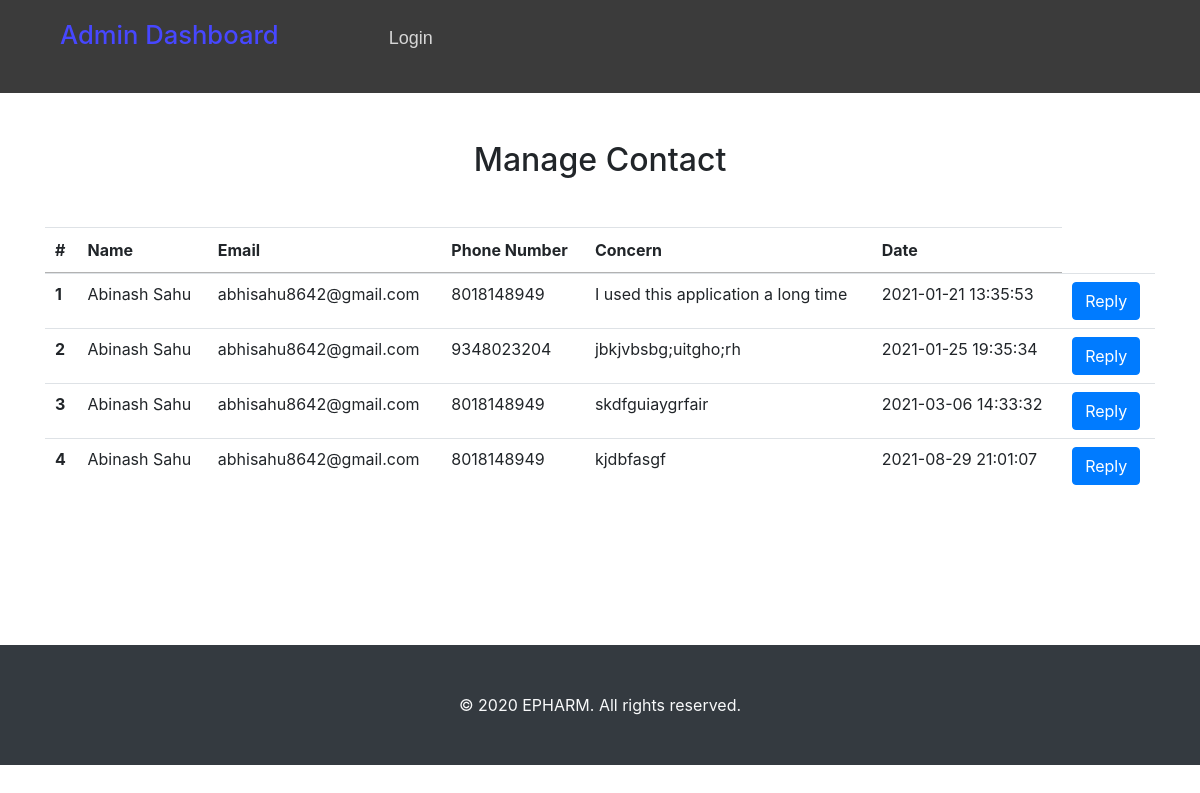
The app's page /adminManageContact.php with its own data.
### tables this page shows
CREATE TABLE `contact` (
  `contact_id` int(5) NOT NULL,
  `name` varchar(30) NOT NULL,
  `phone_no` bigint(10) NOT NULL,
  `email` varchar(50) NOT NULL,
  `concern` varchar(255) NOT NULL,
  `date` datetime NOT NULL DEFAULT current_timestamp()
);

### adminManageContact.php (the view, shortened to what this page needs)
<?php
include 'db_connect.php';
?>
<!doctype html>
<html lang="en">
<head>
    <link rel="stylesheet" href="https://cdn.jsdelivr.net/npm/bootstrap@4.5.3/dist/css/bootstrap.min.css">
    <link rel="stylesheet" href="//cdn.datatables.net/1.10.22/css/jquery.dataTables.min.css">
</head>
<body>
    <?php include 'adminSideBar.php'; ?>
    <div style="height: 60vh;" class="container my-4">
        <h2 class="my-5 text-center">Manage Contact</h2>
        <table class="table" id="myTable">
            <thead>
                <tr>
                    <th scope="col">#</th>
                    <th scope="col">Name</th>
                    <th scope="col">Email</th>
                    <th scope="col">Phone Number</th>
                    <th scope="col">Concern</th>
                    <th scope="col">Date</th>
                </tr>
            </thead>
            <tbody>
                <?php
                $sl_no = 1;
                $sql = "SELECT * FROM `contact`";
                $result = mysqli_query($conn, $sql);
                while ($row = mysqli_fetch_assoc($result)) {
                    echo '<tr>
                            <th scope="row">' . $sl_no . '</th>
                            <td>' . $row['name'] . '</td>
                            <td>' . $row['email'] . '</td>
                            <td>' . $row['phone_no'] . '</td>
                            <td>' . $row['concern'] . '</td>
                            <td>' . $row['date'] . '</td>
                            <td><button type="button" class="reply btn btn-md btn-primary">Reply</button></td>
                        </tr>';
                    $sl_no++;
                }
                ?>
            </tbody>
        </table>
    </div>
    <?php include 'adminFooter.php'; ?>
</body>
</html>

### adminSideBar1.css (style rules this page uses)
* { margin: 0; padding: 0; box-sizing: border-box; }

### records on screen
contact: name "Abinash Sahu", email "abhisahu8642@gmail.com", phone_no "8018148949", concern "I used this application a long time", date "2021-01-21 13:35:53"
contact: name "Abinash Sahu", email "abhisahu8642@gmail.com", phone_no "9348023204", concern "jbkjvbsbg;uitgho;rh", date "2021-01-25 19:35:34"
contact: name "Abinash Sahu", email "abhisahu8642@gmail.com", phone_no "8018148949", concern "skdfguiaygrfair", date "2021-03-06 14:33:32"
contact: name "Abinash Sahu", email "abhisahu8642@gmail.com", phone_no "8018148949", concern "kjdbfasgf", date "2021-08-29 21:01:07"
